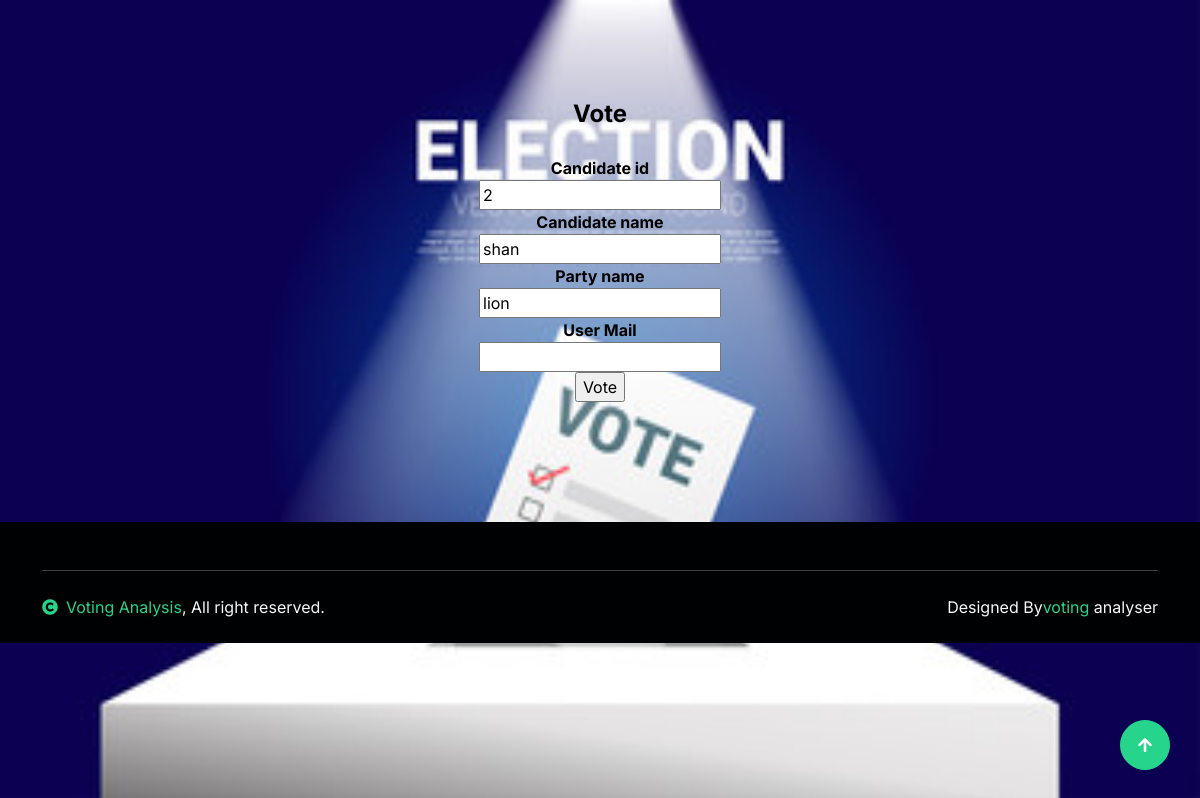
The app's page /vote.php?select=2 with its own data.
### tables this page shows
CREATE TABLE IF NOT EXISTS `candidate` (
  `cid` int(50) NOT NULL AUTO_INCREMENT,
  `cname` varchar(50) NOT NULL,
  `pname` varchar(50) NOT NULL,
  `psym` varchar(50) NOT NULL,
  PRIMARY KEY (`cid`)
);

### vote.php (the view, shortened to what this page needs)
<?php
	include_once("style.php");
?>
<?php
$query2 = "select * from candidate where cid='".$_GET['select']."'";
			$result = mysql_query($query2);
			if(mysql_num_rows($result)){
			$row = mysql_fetch_assoc($result);
			}
?>
                       <div class="container">
<form action="" method="post" name="addroom">
    <center>
        <br>
        <br>
        <br>
        <br>
        <center><font color="black" size="5"> <b>Vote</b> </font></center>
       <b> Candidate id</b><br />
        <input name="cid" type="text" value="<?php echo $row['cid']; ?>" readonly />
        <br />
        <b> Candidate  name</b><br />
        <input name="cname" type="text" value="<?php echo $row['cname']; ?>" readonly />
        <br />
		 <b> Party name</b><br />
        <input name="pname" type="text" value="<?php echo $row['pname']; ?>" readonly />
<br />
       <b> User Mail</b><br />
<input name="mail" type="text" value="<?php echo $_SESSION['email']; ?>" readonly />
        <br />
       <input type="submit" name="submit" value="Vote" id="button1" />
        <br>
    </center>
</form>
</div>
<?php
	include_once("footer.php");
	?>

### records on screen
candidate: cid "2", cname "shan", pname "lion"
